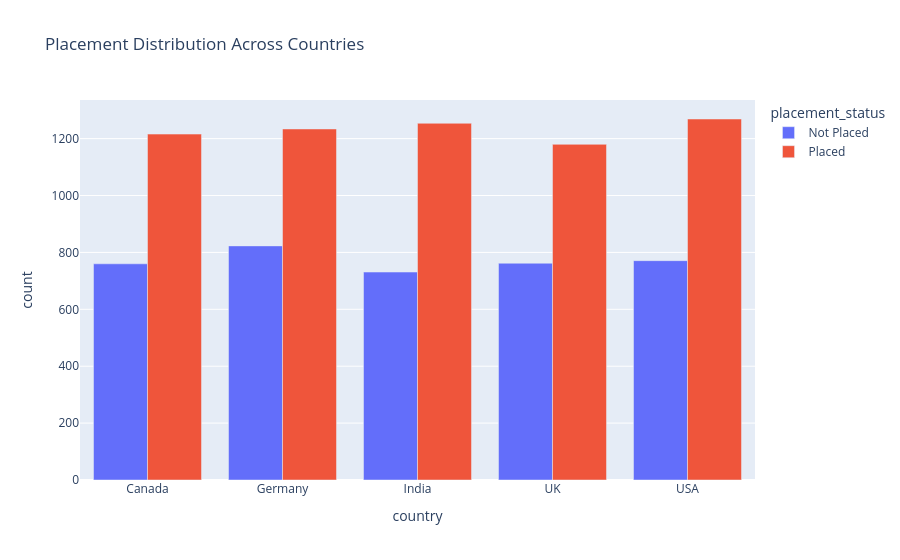

Notebook code cell kept with this figure:
### Code cell
placement_country = df.groupby(['country','placement_status']).size().reset_index(name='count')

fig = px.bar(
    placement_country,
    x='country',
    y='count',
    color='placement_status',
    barmode='group',
    title="Placement Distribution Across Countries"
)

fig.show()

### Figure 1 — Plotly figure (JSON) as saved in the notebook; plotly's stock layout.template omitted (floating-point values rounded to 4 significant figures)
{"data": [{"alignmentgroup": "True", "hovertemplate": "placement_status=Not Placed<br>country=%{x}<br>count=%{y}<extra></extra>", "legendgroup": "Not Placed", "marker": {"color": "#636efa", "pattern": {"shape": ""}}, "name": "Not Placed", "offsetgroup": "Not Placed", "orientation": "v", "showlegend": true, "textposition": "auto", "type": "bar", "x": ["Canada", "Germany", "India", "UK", "USA"], "xaxis": "x", "y": [760, 823, 731, 762, 771], "yaxis": "y"}, {"alignmentgroup": "True", "hovertemplate": "placement_status=Placed<br>country=%{x}<br>count=%{y}<extra></extra>", "legendgroup": "Placed", "marker": {"color": "#EF553B", "pattern": {"shape": ""}}, "name": "Placed", "offsetgroup": "Placed", "orientation": "v", "showlegend": true, "textposition": "auto", "type": "bar", "x": ["Canada", "Germany", "India", "UK", "USA"], "xaxis": "x", "y": [1216, 1234, 1254, 1180, 1269], "yaxis": "y"}], "layout": {"barmode": "group", "legend": {"title": {"text": "placement_status"}, "tracegroupgap": 0}, "title": {"text": "Placement Distribution Across Countries"}, "xaxis": {"anchor": "y", "domain": [0, 1], "title": {"text": "country"}}, "yaxis": {"anchor": "x", "domain": [0, 1], "title": {"text": "count"}}}}
